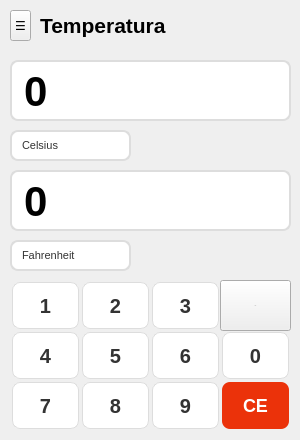
   <widget class="QWidget" name="page">
    <widget class="QToolButton" name="toolButton_2">
     <property name="geometry">
      <rect>
       <x>10</x>
       <y>10</y>
       <width>21</width>
       <height>31</height>
      </rect>
     </property>
     <property name="font">
      <font/>
     </property>
     <property name="tabletTracking">
      <bool>false</bool>
     </property>
     <property name="styleSheet">
      <string notr="true">QToolButton:hover {
        color: #000;
        background-color: #e0e0e0;
        border-radius: 5px;
    }
 </string>
     </property>
     <property name="text">
      <string>☰</string>
     </property>
    </widget>
    <widget class="QLabel" name="label_distancias_2">
     <property name="geometry">
      <rect>
       <x>40</x>
       <y>5</y>
       <width>191</width>
       <height>41</height>
      </rect>
     </property>
     <property name="text">
      <string>&lt;html&gt;&lt;head/&gt;&lt;body&gt;&lt;p&gt;&lt;span style=&quot; font-size:16pt; font-weight:600;&quot;&gt;Temperatura&lt;/span&gt;&lt;/p&gt;&lt;/body&gt;&lt;/html&gt;</string>
     </property>
    </widget>
    <widget class="QComboBox" name="combo_temp_2">
     <property name="geometry">
      <rect>
       <x>10</x>
       <y>240</y>
       <width>121</width>
       <height>31</height>
      </rect>
     </property>
     <property name="styleSheet">
      <string notr="true">QComboBox {
        background-color: white;
        color: #333;
        font-size: 11px;
        border: 2px solid #ddd;
        border-radius: 8px;
        padding: 5px 10px;
    }
    QComboBox::drop-down {
        border: none;
        width: 25px;
    }
    QComboBox::down-arrow {
        image: url(arrow.png);
        width: 10px;
        height: 10px;
    }</string>
     </property>
     <item>
      <property name="text">
       <string>Fahrenheit</string>
      </property>
     </item>
     <item>
      <property name="text">
       <string>Celsius</string>
      </property>
     </item>
     <item>
      <property name="text">
       <string>Kelvin</string>
      </property>
     </item>
    </widget>
    <widget class="QLineEdit" name="temperatura_2">
     <property name="geometry">
      <rect>
       <x>10</x>
       <y>170</y>
       <width>281</width>
       <height>61</height>
      </rect>
     </property>
     <property name="font">
      <font>
       <pointsize>-1</pointsize>
       <weight>75</weight>
       <bold>true</bold>
      </font>
     </property>
     <property name="styleSheet">
      <string notr="true">QLineEdit {
    background-color: white;
    color: #000;
    font-size: 42px;
    font-weight: bold;
    border: 2px solid #ddd;
    border-radius: 8px;
    padding: 10px;
}
QLineEdit:focus {
    border: 2px solid #ff7052;
}</string>
     </property>
     <property name="text">
      <string>0</string>
     </property>
    </widget>
    <widget class="QLineEdit" name="temperatura_1">
     <property name="geometry">
      <rect>
       <x>10</x>
       <y>60</y>
       <width>281</width>
       <height>61</height>
      </rect>
     </property>
     <property name="font">
      <font>
       <pointsize>-1</pointsize>
       <weight>75</weight>
       <bold>true</bold>
      </font>
     </property>
     <property name="styleSheet">
      <string notr="true">QLineEdit {
    background-color: white;
    color: #000;
    font-size: 42px;
    font-weight: bold;
    border: 2px solid #ddd;
    border-radius: 8px;
    padding: 10px;
}
QLineEdit:focus {
    border: 2px solid #ff7052;
}</string>
     </property>
     <property name="text">
      <string>0</string>
     </property>
    </widget>
    <widget class="QComboBox" name="combo_temp_1">
     <property name="geometry">
      <rect>
       <x>10</x>
       <y>130</y>
       <width>121</width>
       <height>31</height>
      </rect>
     </property>
     <property name="font">
      <font>
       <pointsize>-1</pointsize>
      </font>
     </property>
     <property name="styleSheet">
      <string notr="true">QComboBox {
    background-color: white;
    color: #333;
    font-size: 11px;
    border: 2px solid #ddd;
    border-radius: 8px;
    padding: 5px 10px;
}
QComboBox::drop-down {
    border: none;
    width: 25px;
}
QComboBox::down-arrow {
    image: url(arrow.png);
    width: 10px;
    height: 10px;
}</string>
     </property>
     <property name="currentText">
      <string>Celsius</string>
     </property>
     <item>
      <property name="text">
       <string>Celsius</string>
      </property>
     </item>
     <item>
      <property name="text">
       <string>Kelvin</string>
      </property>
     </item>
     <item>
      <property name="text">
       <string>Fahrenheit</string>
      </property>
     </item>
    </widget>
    <widget class="QPushButton" name="numero_4_temp">
     <property name="geometry">
      <rect>
       <x>10</x>
       <y>330</y>
       <width>71</width>
       <height>51</height>
      </rect>
     </property>
     <property name="font">
      <font>
       <pointsize>-1</pointsize>
       <weight>75</weight>
       <bold>true</bold>
      </font>
     </property>
     <property name="focusPolicy">
      <enum>Qt::NoFocus</enum>
     </property>
     <property name="styleSheet">
      <string notr="true">QPushButton {
    background-color: white;
    color: #333;
    font-size: 20px;
    font-weight: bold;
    border: 1px solid #ddd;
    border-radius: 8px;
    margin: 2px;
}
QPushButton:hover {
    background-color: #f5f5f5;
    border: 1px solid #ccc;
}</string>
     </property>
     <property name="text">
      <string>4</string>
     </property>
     <property name="checkable">
      <bool>false</bool>
     </property>
     <property name="checked">
      <bool>false</bool>
     </property>
    </widget>
    <widget class="QPushButton" name="numero_2_temp">
     <property name="geometry">
      <rect>
       <x>80</x>
       <y>280</y>
       <width>71</width>
       <height>51</height>
      </rect>
     </property>
     <property name="font">
      <font>
       <pointsize>-1</pointsize>
       <weight>75</weight>
       <bold>true</bold>
      </font>
     </property>
     <property name="focusPolicy">
      <enum>Qt::NoFocus</enum>
     </property>
     <property name="styleSheet">
      <string notr="true">QPushButton {
    background-color: white;
    color: #333;
    font-size: 20px;
    font-weight: bold;
    border: 1px solid #ddd;
    border-radius: 8px;
    margin: 2px;
}
QPushButton:hover {
    background-color: #f5f5f5;
    border: 1px solid #ccc;
}</string>
     </property>
     <property name="text">
      <string>2</string>
     </property>
     <property name="checkable">
      <bool>false</bool>
     </property>
     <property name="checked">
      <bool>false</bool>
     </property>
    </widget>
    <widget class="QPushButton" name="numero_6_temp">
     <property name="geometry">
      <rect>
       <x>150</x>
       <y>330</y>
       <width>71</width>
       <height>51</height>
      </rect>
     </property>
     <property name="font">
      <font>
       <pointsize>-1</pointsize>
       <weight>75</weight>
       <bold>true</bold>
      </font>
     </property>
     <property name="focusPolicy">
      <enum>Qt::NoFocus</enum>
     </property>
     <property name="styleSheet">
      <string notr="true">QPushButton {
    background-color: white;
    color: #333;
    font-size: 20px;
    font-weight: bold;
    border: 1px solid #ddd;
    border-radius: 8px;
    margin: 2px;
}
QPushButton:hover {
    background-color: #f5f5f5;
    border: 1px solid #ccc;
}</string>
     </property>
     <property name="text">
      <string>6</string>
     </property>
     <property name="checkable">
      <bool>false</bool>
     </property>
     <property name="checked">
      <bool>false</bool>
     </property>
    </widget>
    <widget class="QPushButton" name="numero_8_temp">
     <property name="geometry">
      <rect>
       <x>80</x>
       <y>380</y>
       <width>71</width>
       <height>51</height>
      </rect>
     </property>
     <property name="font">
      <font>
       <pointsize>-1</pointsize>
       <weight>75</weight>
       <bold>true</bold>
      </font>
     </property>
     <property name="focusPolicy">
      <enum>Qt::NoFocus</enum>
     </property>
     <property name="styleSheet">
      <string notr="true">QPushButton {
    background-color: white;
    color: #333;
    font-size: 20px;
    font-weight: bold;
    border: 1px solid #ddd;
    border-radius: 8px;
    margin: 2px;
}
QPushButton:hover {
    background-color: #f5f5f5;
    border: 1px solid #ccc;
}</string>
     </property>
     <property name="text">
      <string>8</string>
     </property>
     <property name="checkable">
      <bool>false</bool>
     </property>
     <property name="checked">
      <bool>false</bool>
     </property>
    </widget>
    <widget class="QPushButton" name="botao_apagar_tudo_temp">
     <property name="geometry">
      <rect>
       <x>220</x>
       <y>380</y>
       <width>71</width>
       <height>51</height>
      </rect>
     </property>
     <property name="font">
      <font>
       <pointsize>-1</pointsize>
       <weight>75</weight>
       <bold>true</bold>
      </font>
     </property>
     <property name="focusPolicy">
      <enum>Qt::NoFocus</enum>
     </property>
     <property name="styleSheet">
      <string notr="true">
QPushButton {
    background-color: rgb(235, 50, 10);;
    color: white;
    font-size: 18px;
    font-weight: bold;
    border: none;
    border-radius: 8px;
    margin: 2px;  /* ← adiciona isto */
}
QPushButton:hover {
    background-color: #ff7052;
}</string>
     </property>
     <property name="text">
      <string>CE</string>
     </property>
     <property name="checkable">
      <bool>false</bool>
     </property>
     <property name="checked">
      <bool>false</bool>
     </property>
    </widget>
    <widget class="QPushButton" name="numero_7_temp">
     <property name="geometry">
      <rect>
       <x>10</x>
       <y>380</y>
       <width>71</width>
       <height>51</height>
      </rect>
     </property>
     <property name="font">
      <font>
       <pointsize>-1</pointsize>
       <weight>75</weight>
       <bold>true</bold>
      </font>
     </property>
     <property name="focusPolicy">
      <enum>Qt::NoFocus</enum>
     </property>
     <property name="styleSheet">
      <string notr="true">QPushButton {
    background-color: white;
    color: #333;
    font-size: 20px;
    font-weight: bold;
    border: 1px solid #ddd;
    border-radius: 8px;
    margin: 2px;
}
QPushButton:hover {
    background-color: #f5f5f5;
    border: 1px solid #ccc;
}</string>
     </property>
     <property name="text">
      <string>7</string>
     </property>
     <property name="checkable">
      <bool>false</bool>
     </property>
     <property name="checked">
      <bool>false</bool>
     </property>
    </widget>
    <widget class="QPushButton" name="numero_1_temp">
     <property name="geometry">
      <rect>
       <x>10</x>
       <y>280</y>
       <width>71</width>
       <height>51</height>
      </rect>
     </property>
     <property name="font">
      <font>
       <pointsize>-1</pointsize>
       <weight>75</weight>
       <bold>true</bold>
      </font>
     </property>
     <property name="focusPolicy">
      <enum>Qt::NoFocus</enum>
     </property>
     <property name="styleSheet">
      <string notr="true">QPushButton {
    background-color: white;
    color: #333;
    font-size: 20px;
    font-weight: bold;
    border: 1px solid #ddd;
    border-radius: 8px;
    margin: 2px;
}
QPushButton:hover {
    background-color: #f5f5f5;
    border: 1px solid #ccc;
}</string>
     </property>
     <property name="text">
      <string>1</string>
     </property>
     <property name="checkable">
      <bool>false</bool>
     </property>
     <property name="checked">
      <bool>false</bool>
     </property>
    </widget>
    <widget class="QPushButton" name="numero_9_temp">
     <property name="geometry">
      <rect>
       <x>150</x>
       <y>380</y>
       <width>71</width>
       <height>51</height>
      </rect>
     </property>
     <property name="font">
      <font>
       <pointsize>-1</pointsize>
       <weight>75</weight>
       <bold>true</bold>
      </font>
     </property>
     <property name="focusPolicy">
      <enum>Qt::NoFocus</enum>
     </property>
     <property name="styleSheet">
      <string notr="true">QPushButton {
    background-color: white;
    color: #333;
    font-size: 20px;
    font-weight: bold;
    border: 1px solid #ddd;
    border-radius: 8px;
    margin: 2px;
}
QPushButton:hover {
    background-color: #f5f5f5;
    border: 1px solid #ccc;
}</string>
     </property>
     <property name="text">
      <string>9</string>
     </property>
     <property name="checkable">
      <bool>false</bool>
     </property>
     <property name="checked">
      <bool>false</bool>
     </property>
    </widget>
    <widget class="QPushButton" name="numero_0_temp">
     <property name="geometry">
      <rect>
       <x>220</x>
       <y>330</y>
       <width>71</width>
       <height>51</height>
      </rect>
     </property>
     <property name="font">
      <font>
       <pointsize>-1</pointsize>
       <weight>75</weight>
       <bold>true</bold>
      </font>
     </property>
     <property name="focusPolicy">
      <enum>Qt::NoFocus</enum>
     </property>
     <property name="styleSheet">
      <string notr="true">QPushButton {
    background-color: white;
    color: #333;
    font-size: 20px;
    font-weight: bold;
    border: 1px solid #ddd;
    border-radius: 8px;
    margin: 2px;
}
QPushButton:hover {
    background-color: #f5f5f5;
    border: 1px solid #ccc;
}</string>
     </property>
     <property name="text">
      <string>0</string>
     </property>
     <property name="checkable">
      <bool>false</bool>
     </property>
     <property name="checked">
      <bool>false</bool>
     </property>
    </widget>
    <widget class="QPushButton" name="botao_apagar_temp">
     <property name="geometry">
      <rect>
       <x>220</x>
       <y>280</y>
       <width>71</width>
       <height>51</height>
      </rect>
     </property>
     <property name="font">
      <font>
       <pointsize>-1</pointsize>
       <weight>75</weight>
       <bold>true</bold>
      </font>
     </property>
     <property name="focusPolicy">
      <enum>Qt::NoFocus</enum>
     </property>
     <property name="styleSheet">
      <string notr="true">
QPushButton {
    background-color: #ff8a80;
    color: white;
    font-size: 18px;
    font-weight: bold;
    border: none;
    border-radius: 8px;
    margin: 2px;  /* ← adiciona isto */
}
QPushButton:hover {
    background-color: #ff7052;
}
font-size: 24px !important;</string>
     </property>
     <property name="text">
      <string>⟵</string>
     </property>
     <property name="checkable">
      <bool>false</bool>
     </property>
     <property name="checked">
      <bool>false</bool>
     </property>
    </widget>
    <widget class="QPushButton" name="numero_5_temp">
     <property name="geometry">
      <rect>
       <x>80</x>
       <y>330</y>
       <width>71</width>
       <height>51</height>
      </rect>
     </property>
     <property name="font">
      <font>
       <pointsize>-1</pointsize>
       <weight>75</weight>
       <bold>true</bold>
      </font>
     </property>
     <property name="focusPolicy">
      <enum>Qt::NoFocus</enum>
     </property>
     <property name="styleSheet">
      <string notr="true">QPushButton {
    background-color: white;
    color: #333;
    font-size: 20px;
    font-weight: bold;
    border: 1px solid #ddd;
    border-radius: 8px;
    margin: 2px;
}
QPushButton:hover {
    background-color: #f5f5f5;
    border: 1px solid #ccc;
}</string>
     </property>
     <property name="text">
      <string>5</string>
     </property>
     <property name="checkable">
      <bool>false</bool>
     </property>
     <property name="checked">
      <bool>false</bool>
     </property>
    </widget>
    <widget class="QPushButton" name="numero_3_temp">
     <property name="geometry">
      <rect>
       <x>150</x>
       <y>280</y>
       <width>71</width>
       <height>51</height>
      </rect>
     </property>
     <property name="font">
      <font>
       <pointsize>-1</pointsize>
       <weight>75</weight>
       <bold>true</bold>
      </font>
     </property>
     <property name="focusPolicy">
      <enum>Qt::NoFocus</enum>
     </property>
     <property name="styleSheet">
      <string notr="true">QPushButton {
    background-color: white;
    color: #333;
    font-size: 20px;
    font-weight: bold;
    border: 1px solid #ddd;
    border-radius: 8px;
    margin: 2px;
}
QPushButton:hover {
    background-color: #f5f5f5;
    border: 1px solid #ccc;
}</string>
     </property>
     <property name="text">
      <string>3</string>
     </property>
     <property name="checkable">
      <bool>false</bool>
     </property>
     <property name="checked">
      <bool>false</bool>
     </property>
    </widget>
   </widget>
